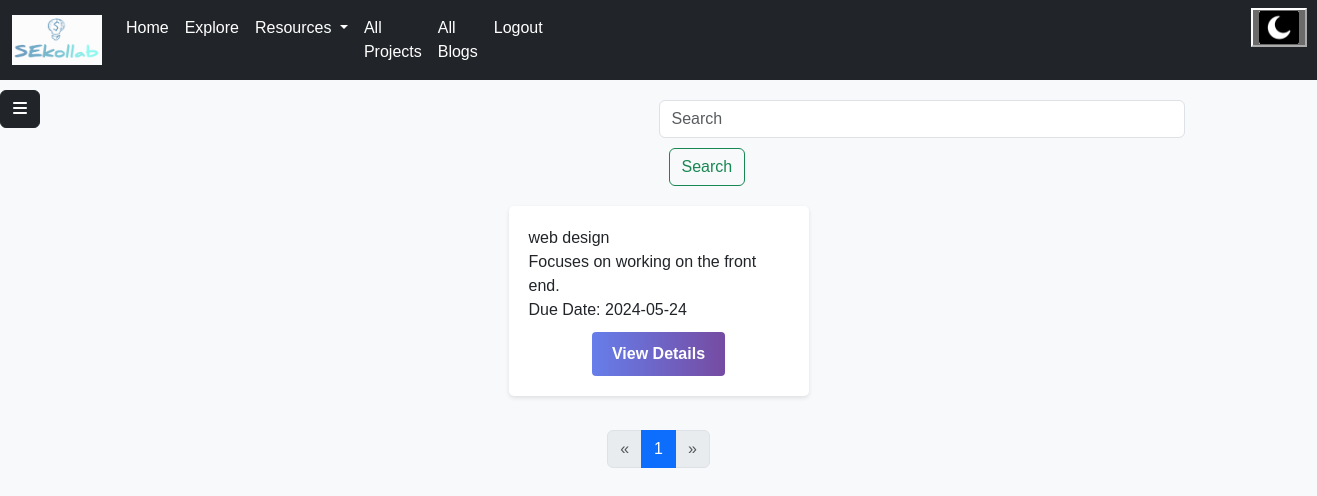
The app's page /followingprojects (signed in) with its own data.
### models.py (models this page shows)
class Collabration(db.Model):
    __tablename__ = "collabration"
    id = Column(Integer, primary_key=True, autoincrement=True)
    user_id = Column(Integer, ForeignKey('users.id', ondelete='CASCADE'), nullable=False)
    name = Column(String, nullable=False)
    description = Column(String, nullable=False)
    uploaded_date = Column(String, nullable=False, default=datetime.date.today().strftime("%B %d, %Y"))
    requirment = Column(String, nullable=False)
    Looking_for = Column(String, nullable=False)
    due_date = Column(String)
    members = relationship("User", secondary=team_members, backref="teams")
    user = relationship("User", back_populates="collabration")
    interests = relationship("Interest", back_populates="collabration")

### main.py (the view)
@app.route("/followingprojects", methods=["GET"])
def followingprojects():
    page = request.args.get("page", default=1, type=int)
    per_page = 10
    offset = (page - 1) * per_page
    user = User.query.get(current_user.id)
    following = Follower.query.filter_by(follower_id=current_user.id).offset(offset).limit(per_page).all()
    followed_user_id = [f.followed_user.id for f in following]
    following_projects = Collabration.query.filter(Collabration.user_id.in_([user_id for user_id in followed_user_id ])).offset(offset).limit(per_page).all()
    total_records = User.query.count()
    total_pages = (total_records // per_page) + (1 if total_records % per_page > 0 else 0)
    return render_template("FollowingProjects.html", user=user, page=page, total_pages=total_pages, projects=following_projects)

### main.py (called while the page is built)
@login_manager.user_loader
def load_user(user_id):
    return User.query.get(int(user_id))

### templates/FollowingProjects.html (shortened to what this page needs)
<!DOCTYPE html>
<html lang="en">
<head>
    <link rel="stylesheet" href="../static/css/sidebar.css">
    <link href="https://cdn.jsdelivr.net/npm/bootstrap@5.3.3/dist/css/bootstrap.min.css" rel="stylesheet">
    <link rel="stylesheet" href="../static/css/collabration.css">
</head>
<body>
{% include "navigationloggedin.html" %}
{% include "sidebar.html" %}
        <div class="parent">
            {% if projects %}
        <div style="width: 40%;margin-left: 40%;">
        <input class="form-control me-2" type="search" placeholder="Search" id="text" aria-label="Search">
        <button style="margin: 10px;" class="btn btn-outline-success"  id="search" type="submit">Search</button>
  </div>
            {% for project in  projects %}
            <div class="child">
                <p>{{ project.name }}</p>
                <p>{{ project.description }}</p>
                <p>Due Date: {{ project.due_date }}</p>
                <a href="{{ url_for('specficcollabration', id=project.id) }}" type="button"><button class="details-button">View Details</button></a>
            </div>
            {% endfor %}
            {% else %}
            <h3>There are no projects available right now </h3>
            {% endif %}
        </div>
<nav class="my-4" aria-label="...">
  <ul class="pagination justify-content-center">
    <li class="page-item {{ 'disabled' if page <= 1 else '' }}">
      <a class="page-link" href="{{ url_for('allcollbration', page=page-1) }}" tabindex="-1" aria-disabled="{{ 'true' if page <= 1 else 'false' }}">&laquo;</a>
    </li>
    {% for p in range(1, total_pages + 1) %}
      <li class="page-item {{ 'active' if p == page else '' }}">
        <a class="page-link" href="{{ url_for('allcollbration', page=p) }}">{{ p }}</a>
      </li>
    {% endfor %}
    <li class="page-item {{ 'disabled' if page >= total_pages else '' }}">
      <a class="page-link" href="{{ url_for('allcollbration', page=page+1) }}">&raquo;</a>
    </li>
  </ul>
</nav>
</body>
</html>

### static/css/sidebar.css (style rules this page uses)
a { text-decoration: none; }
li { color: black; }

### static/css/collabration.css (style rules this page uses)
body { font-family: Arial, sans-serif; background-color: #f8f9fa; margin: 0; padding: 0; }
.parent { display: flex; flex-wrap: wrap; justify-content: center; margin-top: 20px; }
.child { background-color: #ffffff; border-radius: 5px; box-shadow: 0 2px 4px rgba(0, 0, 0, 0.1); padding: 20px; margin: 10px; width: 300px; }
.child p { margin: 0; padding: 0; font-size: 16px; }
.child a { display: block; text-align: center; margin-top: 10px; color: #007bff; text-decoration: none; }
.details-button { display: inline-block; padding: 10px 20px; font-size: 16px; font-weight: bold; text-align: center; text-decoration: none; border-radius: 4px; border: none; color: #fff; background-color: #4CAF50; transition: background-color 0.3s ease; cursor: pointer; }
.details-button { background: linear-gradient(to right, #667eea, #764ba2); }

### records on screen
Collabration: name "web design", description "Focuses on working on the front end.", due_date "2024-05-24"

### other values on screen
{{ p }} "1"
